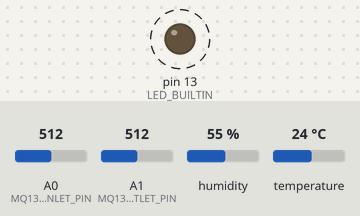
The sketch below on a simulated Arduino Uno, built with avr-gcc and run on an emulated ATmega328P. Shown: output pins drawn as LEDs (lit = HIGH). Dashed ring = blinking. The inputs (shaded band) are chosen by the test bench; at power-on: A0 (MQ135_INLET_PIN) = 512, A1 (MQ135_OUTLET_PIN) = 512, humidity 55 %, temperature 24 °C. What the sketch prints to the serial monitor is not drawn.

Above: at 2.8 s.
Timing chart, 0 to 6.6 s (numbered marks = the images above):
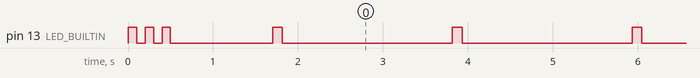

The sketch:

moss_algae_sensors.ino
```cpp
/*
 * MOSS-ALGAE INDIA: Real-Time Chamber Sensor Telemetry
 *
 * Hardware:
 *   1. Robocraze MQ-135 Sensor #1 (Inlet / Intake Air)  -> Analog Pin A0
 *   2. Robocraze MQ-135 Sensor #2 (Outlet / Exhaust Air) -> Analog Pin A1
 *   3. Robocraze DHT22 Temperature & Humidity Sensor    -> Digital Pin 2
 *
 * Target Board: Arduino Uno / Nano / Mega (AVR)
 * Communication: Serial USB @ 115200 Baud (JSON stream)
 *
 * Required Libraries (Install via Arduino Library Manager):
 *   - "DHT sensor library" by Adafruit
 *   - "Adafruit Unified Sensor" by Adafruit
 */

#include <DHT.h>

// --- Pin Definitions ---
#define DHTPIN 2            // Digital pin connected to the DHT22 data pin
#define DHTTYPE DHT22       // DHT 22 (AM2302)

#define MQ135_INLET_PIN  A0 // Analog pin for Inlet MQ-135 (Dirty / Ambient Air)
#define MQ135_OUTLET_PIN A1 // Analog pin for Outlet MQ-135 (Treated / Purified Air)

DHT dht(DHTPIN, DHTTYPE);

// --- MQ-135 Calibration Constants ---
// Load resistance RL on standard breakout board is ~10K ohms (10.0)
const float RL_VALUE = 10.0;
// Clean air ratio Rs/R0 is approximately 3.6 for MQ-135
const float R0_CLEAN_AIR_FACTOR = 3.6;

// Curve fit parameters for general air quality / CO2 equivalent: ppm = A * (Rs/R0)^B
const float PARA = 116.6020682;
const float PARB = -2.769034857;

// Calibration values for baseline R0 (calibrated during setup or preset)
float R0_inlet = 10.0;
float R0_outlet = 10.0;

// Read analog resistance Rs
float getResistance(int pin) {
  int rawADC = 0;
  // Take 5 samples and average to filter out ADC jitter
  for (int i = 0; i < 5; i++) {
    rawADC += analogRead(pin);
    delay(10);
  }
  rawADC /= 5;

  if (rawADC <= 0) rawADC = 1;
  if (rawADC >= 1023) rawADC = 1022;

  float vrl = ((float)rawADC / 1023.0) * 5.0; // Voltage across RL
  float rs = ((5.0 - vrl) / vrl) * RL_VALUE; // Sensor resistance
  return rs;
}

// Compute gas PPM from resistance and R0
float getPPM(float rs, float r0) {
  if (r0 <= 0) return 0;
  float ratio = rs / r0;
  if (ratio <= 0) return 0;
  float ppm = PARA * pow(ratio, PARB);
  return ppm;
}

void setup() {
  pinMode(LED_BUILTIN, OUTPUT);
  Serial.begin(115200);

  // Non-blocking serial wait (timeout after 2.5s so sketch runs autonomously)
  unsigned long startWait = millis();
  while (!Serial && (millis() - startWait < 2500)) { ; }

  dht.begin();

  // Visual LED blink: 3 quick pulses indicating boot & calibration
  for (int k = 0; k < 3; k++) {
    digitalWrite(LED_BUILTIN, HIGH);
    delay(100);
    digitalWrite(LED_BUILTIN, LOW);
    delay(100);
  }

  // Initial sensor warm-up sample & baseline calibration
  delay(1000);
  float initial_rs_inlet = getResistance(MQ135_INLET_PIN);
  float initial_rs_outlet = getResistance(MQ135_OUTLET_PIN);

  R0_inlet = initial_rs_inlet / R0_CLEAN_AIR_FACTOR;
  R0_outlet = initial_rs_outlet / R0_CLEAN_AIR_FACTOR;
  if (R0_inlet <= 0) R0_inlet = 10.0;
  if (R0_outlet <= 0) R0_outlet = 10.0;

  Serial.println(F("{\"status\":\"INITIALIZED\",\"device\":\"MOSS_ALGAE_CHAMBER_V1\"}"));
}

void loop() {
  // Pulse onboard LED while reading and transmitting
  digitalWrite(LED_BUILTIN, HIGH);

  // Read DHT22
  float humidity = dht.readHumidity();
  float temperature = dht.readTemperature(); // Celsius


  // Check if DHT read failed
  bool dht_valid = !isnan(humidity) && !isnan(temperature);

  // Read MQ-135 sensors
  float rs_inlet = getResistance(MQ135_INLET_PIN);
  float rs_outlet = getResistance(MQ135_OUTLET_PIN);

  float inlet_ppm = getPPM(rs_inlet, R0_inlet);
  float outlet_ppm = getPPM(rs_outlet, R0_outlet);

  // Calculate Real-Time Single-Pass Filtration Efficiency (%)
  // Efficiency = ((Inlet - Outlet) / Inlet) * 100
  float efficiency = 0.0;
  if (inlet_ppm > 0) {
    efficiency = ((inlet_ppm - outlet_ppm) / inlet_ppm) * 100.0;
    if (efficiency < 0.0) efficiency = 0.0; // clamp if outlet momentarily spikes
    if (efficiency > 95.0) efficiency = 95.0; // clamp realistic max
  }

  // Format and output clean JSON over Serial
  Serial.print(F("{\"inlet_ppm\":"));
  Serial.print(inlet_ppm, 2);
  Serial.print(F(",\"outlet_ppm\":"));
  Serial.print(outlet_ppm, 2);
  Serial.print(F(",\"efficiency\":"));
  Serial.print(efficiency, 2);
  Serial.print(F(",\"temperature\":"));
  if (dht_valid) Serial.print(temperature, 1);
  else Serial.print(F("null"));
  Serial.print(F(",\"humidity\":"));
  if (dht_valid) Serial.print(humidity, 1);
  else Serial.print(F("null"));
  Serial.println(F(",\"device_id\":\"arduino_wired\",\"board_type\":\"arduino\",\"transport\":\"wired\"}"));
  digitalWrite(LED_BUILTIN, LOW);

  // Transmit telemetry every 2000ms
  delay(2000);
}
```

Measured:
- by itself, pin 13 (LED_BUILTIN): HIGH → LOW at 0.10 s, → HIGH 0.10 s later, → LOW 0.10 s later, → HIGH 0.10 s later, … (127 changes in this stretch)
